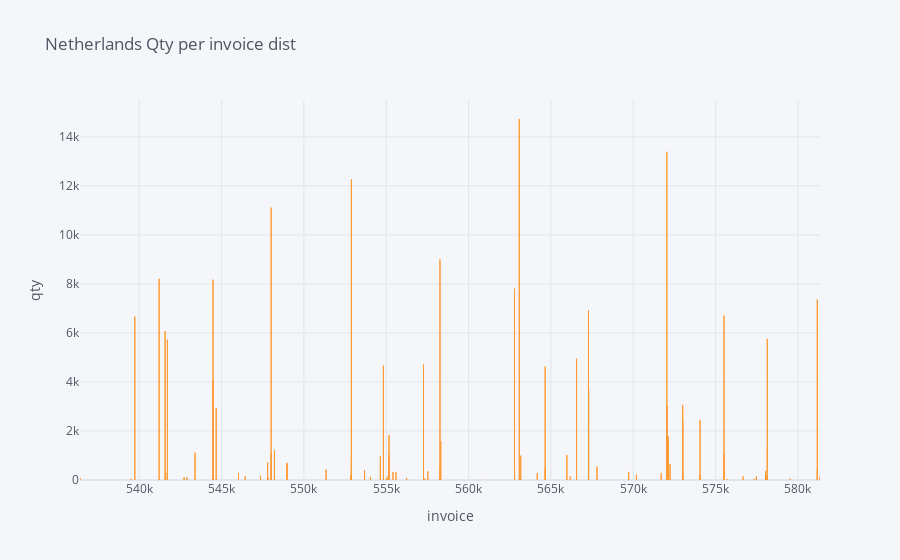

Notebook cell for this chart:
### Code cell
netherlands = data[data.Country == 'Netherlands']

netherlands = pd.pivot_table(netherlands, values=['Quantity'], index='InvoiceNo', aggfunc='sum')

netherlands.iplot(kind='bar', xTitle='invoice', yTitle='qty', 
           title='Netherlands Qty per invoice dist')

### Figure 1 — Plotly figure (JSON) as saved in the notebook; plotly's stock layout.template omitted (floating-point values rounded to 4 significant figures)
{"data": [{"marker": {"color": "rgba(255, 153, 51, 0.6)", "line": {"color": "rgba(255, 153, 51, 1.0)", "width": 1}}, "name": "Quantity", "orientation": "v", "text": "", "type": "bar", "x": [536403, 539491, 539731, 541206, 541570, 541608, 541711, 542720, 542894, 543387, 544479, 544480, 544672, 546027, 546433, 547365, 547796, 547825, 548010, 548011, 548211, 548969, 548970, 551345, 552845, 552846, 552882, 552883, 552885, 553682, 554038, 554642, 554827, 555003, 555106, 555160, 555164, 555407, 555589, 556235, 557263, 557328, 557525, 558262, 558263, 558311, 560710, 562789, 562790, 563076, 563165, 564169, 564650, 564652, 565967, 565975, 566173, 566557, 567280, 567290, 567795, 569665, 569719, 569720, 570191, 571697, 572035, 572051, 572052, 572123, 572233, 572236, 573002, 573003, 573004, 574056, 574058, 574059, 575508, 575510, 575709, 576664, 577326, 577474, 578034, 578082, 578140, 578141, 578143, 579528, 581175, 581176, 581338], "y": [96, 45, 6668, 8210, 6072, 288, 5730, 116, 111, 1116, 8174, 4034, 2940, 275, 151, 169, 722, 103, 1070, 11116, 1208, 636, 700, 426, 200, 72, 924, 12266, 72, 408, 126, 960, 4664, 64, 164, 1038, 1836, 328, 312, 84, 4718, 61, 350, 8998, 424, 1588, 9, 7807, 375, 14730, 992, 288, 4628, 480, 1012, 1, 144, 4951, 6932, 3717, 545, 3, 332, 15, 211, 269, 13392, 3020, 1728, 1780, 660, 29, 3069, 2400, 300, 2454, 216, 62, 6712, 1040, 32, 146, 32, 152, 372, 136, 5760, 200, 1284, 50, 7366, 452, 140]}], "layout": {"legend": {"bgcolor": "#F5F6F9", "font": {"color": "#4D5663"}}, "paper_bgcolor": "#F5F6F9", "plot_bgcolor": "#F5F6F9", "title": {"font": {"color": "#4D5663"}, "text": "Netherlands Qty per invoice dist"}, "xaxis": {"gridcolor": "#E1E5ED", "showgrid": true, "tickfont": {"color": "#4D5663"}, "title": {"font": {"color": "#4D5663"}, "text": "invoice"}, "zerolinecolor": "#E1E5ED"}, "yaxis": {"gridcolor": "#E1E5ED", "showgrid": true, "tickfont": {"color": "#4D5663"}, "title": {"font": {"color": "#4D5663"}, "text": "qty"}, "zerolinecolor": "#E1E5ED"}}}
